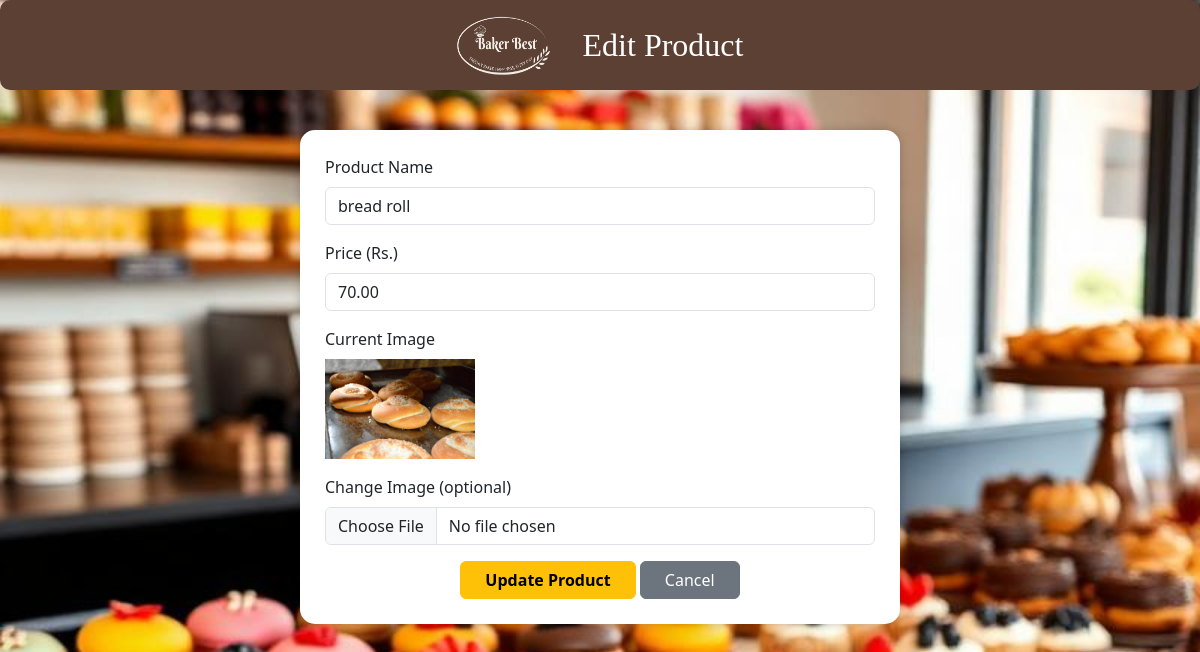
/edit_product.php?id=10 (signed in), run on the app's committed database.
### tables this page shows
CREATE TABLE IF NOT EXISTS `products` (
  `id` int NOT NULL AUTO_INCREMENT,
  `name` varchar(100) NOT NULL,
  `price` decimal(10,2) NOT NULL,
  `image` varchar(255) NOT NULL,
  PRIMARY KEY (`id`)
);

### edit_product.php (the view, shortened to what this page needs)
<?php
var_dump($_SESSION);
include('./config/dbconnect.php');
$id = intval($_GET['id']);
$sql = "SELECT * FROM products WHERE id = $id";
$result = $conn->query($sql);
$product = $result->fetch_assoc();
?>
<!DOCTYPE html>
<html lang="en">
<head>
    <link href="https://cdn.jsdelivr.net/npm/bootstrap@5.3.3/dist/css/bootstrap.min.css" rel="stylesheet">
</head>
<body>
<div class="edit-header d-flex align-items-center justify-content-center mb-4">
    <img src="./assets/images/logo1.png" alt="Baker Best Logo" width="95" height="60" class="me-3">
    <h2>Edit Product</h2>
</div>
    <form method="POST" enctype="multipart/form-data" class="edit-form">
        <div class="mb-3">
            <label class="form-label">Product Name</label>
            <input type="text" name="name" class="form-control" value="<?= htmlspecialchars($product['name']) ?>" required>
        </div>
        <div class="mb-3">
            <label class="form-label">Price (Rs.)</label>
            <input type="number" name="price" class="form-control" value="<?= htmlspecialchars($product['price']) ?>" step="0.01" required>
        </div>
        <div class="mb-3">
            <label class="form-label">Current Image</label><br>
            <img src="./assets/images/<?= htmlspecialchars($product['image']) ?>" height="100">
        </div>
        <div class="mb-3">
            <label class="form-label">Change Image (optional)</label>
            <input type="file" name="image" class="form-control">
        </div>
        <div class="text-center">
            <button type="submit" name="update" class="btn btn-warning px-4 fw-bold">Update Product</button>
            <a href="admin_dashboard.php" class="btn btn-secondary px-4">Cancel</a>
        </div>
    </form>
</body>
</html>

### edit_product.php (style rules this page uses)
body { background-image: url('./assets/images/admin_bg.jpg'); background-size: cover; background-repeat: no-repeat; background-attachment: fixed; }
.edit-form { background: white; padding: 25px; border-radius: 15px; box-shadow: 0 0 10px rgba(0,0,0,0.2); max-width: 600px; margin: 40px auto; }
.edit-header { background-color: #5c4033; padding: 15px 30px; border-radius: 10px; display: flex; align-items: center; justify-content: center; gap: 15px; }
.edit-header h2 { color: white; font-family: 'Dancing Script', cursive; margin: 0; font-size: 2rem; }

### data on the page
products: name "bread roll", price "70.00", image (picture)
